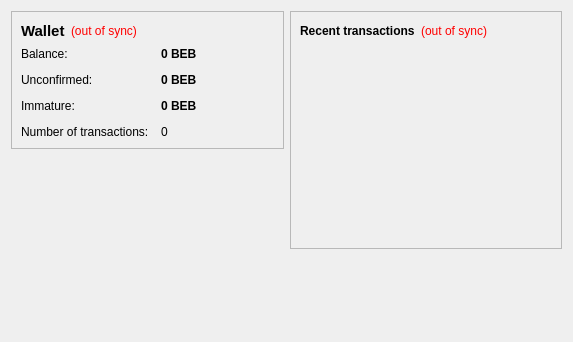
<?xml version="1.0" encoding="UTF-8"?>
<ui version="4.0">
 <class>OverviewPage</class>
 <widget class="QWidget" name="OverviewPage">
  <property name="geometry">
   <rect>
    <x>0</x>
    <y>0</y>
    <width>573</width>
    <height>342</height>
   </rect>
  </property>
  <property name="windowTitle">
   <string>Form</string>
  </property>
  <layout class="QHBoxLayout" name="horizontalLayout" stretch="1,1">
   <item>
    <layout class="QVBoxLayout" name="verticalLayout_2">
     <item>
      <widget class="QFrame" name="frame">
       <property name="frameShape">
        <enum>QFrame::StyledPanel</enum>
       </property>
       <property name="frameShadow">
        <enum>QFrame::Raised</enum>
       </property>
       <layout class="QVBoxLayout" name="verticalLayout_4">
        <item>
         <layout class="QHBoxLayout" name="horizontalLayout_4">
          <item>
           <widget class="QLabel" name="label_5">
            <property name="font">
             <font>
              <pointsize>11</pointsize>
              <weight>75</weight>
              <bold>true</bold>
             </font>
            </property>
            <property name="text">
             <string>Wallet</string>
            </property>
           </widget>
          </item>
          <item>
           <widget class="QLabel" name="labelWalletStatus">
            <property name="toolTip">
             <string>The displayed information may be out of date. Your wallet automatically synchronizes with the BeeBee network after a connection is established, but this process has not completed yet.</string>
            </property>
            <property name="styleSheet">
             <string notr="true">QLabel { color: red; }</string>
            </property>
            <property name="text">
             <string notr="true">(out of sync)</string>
            </property>
            <property name="alignment">
             <set>Qt::AlignLeading|Qt::AlignLeft|Qt::AlignVCenter</set>
            </property>
           </widget>
          </item>
          <item>
           <spacer name="horizontalSpacer_2">
            <property name="orientation">
             <enum>Qt::Horizontal</enum>
            </property>
            <property name="sizeHint" stdset="0">
             <size>
              <width>40</width>
              <height>20</height>
             </size>
            </property>
           </spacer>
          </item>
         </layout>
        </item>
        <item>
         <layout class="QFormLayout" name="formLayout_2">
          <property name="fieldGrowthPolicy">
           <enum>QFormLayout::AllNonFixedFieldsGrow</enum>
          </property>
          <property name="horizontalSpacing">
           <number>12</number>
          </property>
          <property name="verticalSpacing">
           <number>12</number>
          </property>
          <item row="0" column="0">
           <widget class="QLabel" name="label">
            <property name="text">
             <string>Balance:</string>
            </property>
           </widget>
          </item>
          <item row="0" column="1">
           <widget class="QLabel" name="labelBalance">
            <property name="font">
             <font>
              <weight>75</weight>
              <bold>true</bold>
             </font>
            </property>
            <property name="cursor">
             <cursorShape>IBeamCursor</cursorShape>
            </property>
            <property name="toolTip">
             <string>Your current balance</string>
            </property>
            <property name="text">
             <string notr="true">0 BEB</string>
            </property>
            <property name="textInteractionFlags">
             <set>Qt::LinksAccessibleByMouse|Qt::TextSelectableByKeyboard|Qt::TextSelectableByMouse</set>
            </property>
           </widget>
          </item>
          <item row="1" column="0">
           <widget class="QLabel" name="label_3">
            <property name="text">
             <string>Unconfirmed:</string>
            </property>
           </widget>
          </item>
          <item row="1" column="1">
           <widget class="QLabel" name="labelUnconfirmed">
            <property name="font">
             <font>
              <weight>75</weight>
              <bold>true</bold>
             </font>
            </property>
            <property name="cursor">
             <cursorShape>IBeamCursor</cursorShape>
            </property>
            <property name="toolTip">
             <string>Total of transactions that have yet to be confirmed, and do not yet count toward the current balance</string>
            </property>
            <property name="text">
             <string notr="true">0 BEB</string>
            </property>
            <property name="textInteractionFlags">
             <set>Qt::LinksAccessibleByMouse|Qt::TextSelectableByKeyboard|Qt::TextSelectableByMouse</set>
            </property>
           </widget>
          </item>
          <item row="3" column="0">
           <widget class="QLabel" name="label_2">
            <property name="text">
             <string>Number of transactions:</string>
            </property>
           </widget>
          </item>
          <item row="3" column="1">
           <widget class="QLabel" name="labelNumTransactions">
            <property name="toolTip">
             <string>Total number of transactions in wallet</string>
            </property>
            <property name="text">
             <string notr="true">0</string>
            </property>
           </widget>
          </item>
          <item row="2" column="0">
           <widget class="QLabel" name="labelImmatureText">
            <property name="text">
             <string>Immature:</string>
            </property>
           </widget>
          </item>
          <item row="2" column="1">
           <widget class="QLabel" name="labelImmature">
            <property name="font">
             <font>
              <weight>75</weight>
              <bold>true</bold>
             </font>
            </property>
            <property name="toolTip">
             <string>Mined balance that has not yet matured</string>
            </property>
            <property name="text">
             <string notr="true">0 BEB</string>
            </property>
            <property name="textInteractionFlags">
             <set>Qt::LinksAccessibleByMouse|Qt::TextSelectableByKeyboard|Qt::TextSelectableByMouse</set>
            </property>
           </widget>
          </item>
         </layout>
        </item>
       </layout>
      </widget>
     </item>
     <item>
      <spacer name="verticalSpacer">
       <property name="orientation">
        <enum>Qt::Vertical</enum>
       </property>
       <property name="sizeHint" stdset="0">
        <size>
         <width>20</width>
         <height>40</height>
        </size>
       </property>
      </spacer>
     </item>
    </layout>
   </item>
   <item>
    <layout class="QVBoxLayout" name="verticalLayout_3">
     <item>
      <widget class="QFrame" name="frame_2">
       <property name="frameShape">
        <enum>QFrame::StyledPanel</enum>
       </property>
       <property name="frameShadow">
        <enum>QFrame::Raised</enum>
       </property>
       <layout class="QVBoxLayout" name="verticalLayout">
        <item>
         <layout class="QHBoxLayout" name="horizontalLayout_2">
          <item>
           <widget class="QLabel" name="label_4">
            <property name="text">
             <string>&lt;b&gt;Recent transactions&lt;/b&gt;</string>
            </property>
           </widget>
          </item>
          <item>
           <widget class="QLabel" name="labelTransactionsStatus">
            <property name="toolTip">
             <string>The displayed information may be out of date. Your wallet automatically synchronizes with the BeeBee network after a connection is established, but this process has not completed yet.</string>
            </property>
            <property name="styleSheet">
             <string notr="true">QLabel { color: red; }</string>
            </property>
            <property name="text">
             <string notr="true">(out of sync)</string>
            </property>
            <property name="alignment">
             <set>Qt::AlignRight|Qt::AlignTrailing|Qt::AlignVCenter</set>
            </property>
           </widget>
          </item>
          <item>
           <spacer name="horizontalSpacer">
            <property name="orientation">
             <enum>Qt::Horizontal</enum>
            </property>
            <property name="sizeHint" stdset="0">
             <size>
              <width>40</width>
              <height>20</height>
             </size>
            </property>
           </spacer>
          </item>
         </layout>
        </item>
        <item>
         <widget class="QListView" name="listTransactions">
          <property name="styleSheet">
           <string notr="true">QListView { background: transparent; }</string>
          </property>
          <property name="frameShape">
           <enum>QFrame::NoFrame</enum>
          </property>
          <property name="verticalScrollBarPolicy">
           <enum>Qt::ScrollBarAlwaysOff</enum>
          </property>
          <property name="horizontalScrollBarPolicy">
           <enum>Qt::ScrollBarAlwaysOff</enum>
          </property>
          <property name="selectionMode">
           <enum>QAbstractItemView::NoSelection</enum>
          </property>
         </widget>
        </item>
       </layout>
      </widget>
     </item>
     <item>
      <spacer name="verticalSpacer_2">
       <property name="orientation">
        <enum>Qt::Vertical</enum>
       </property>
       <property name="sizeHint" stdset="0">
        <size>
         <width>20</width>
         <height>40</height>
        </size>
       </property>
      </spacer>
     </item>
    </layout>
   </item>
  </layout>
 </widget>
 <resources/>
 <connections/>
</ui>
